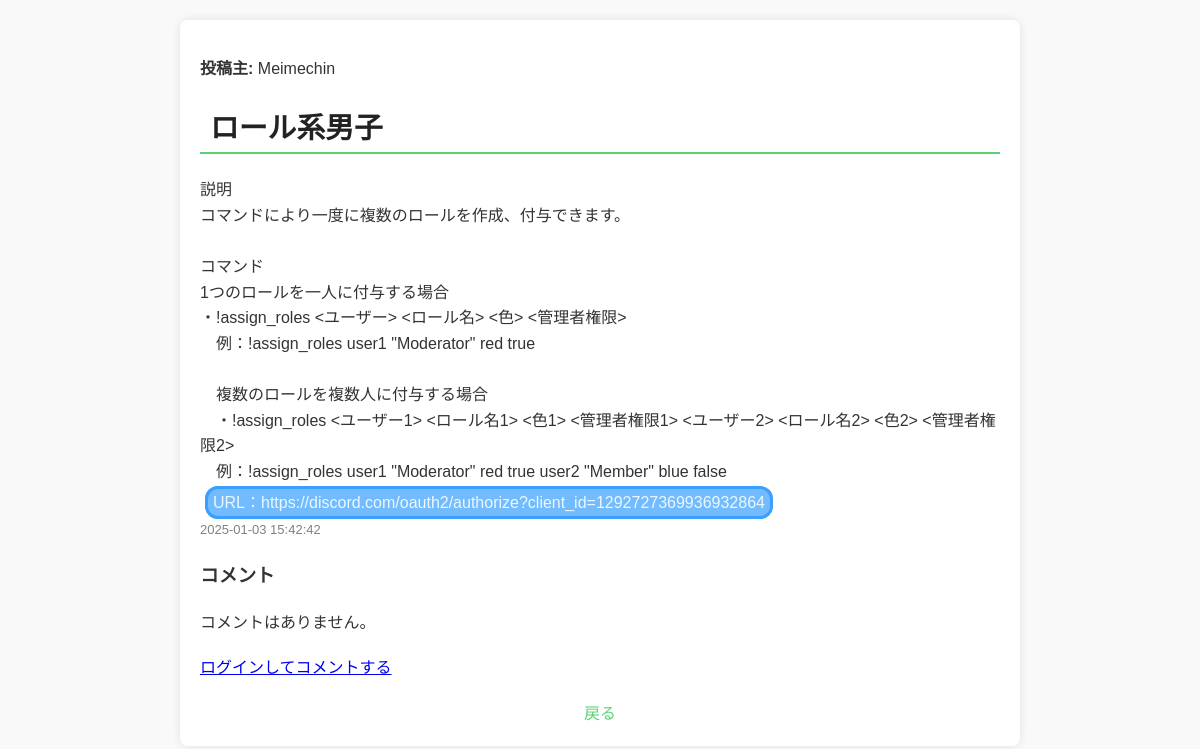
Screenshot of /post/2 with the database file from the repository.
### models.py (models this page shows, shortened)
class User(db.Model, UserMixin):
    id = db.Column(db.Integer, primary_key=True)
    username = db.Column(db.Text, unique=True, nullable=False)
    password = db.Column(db.LargeBinary, nullable=False)
    posts = db.relationship('Post', backref='author', lazy=True)

class Post(db.Model):
    id = db.Column(db.Integer, primary_key=True)
    type = db.Column(db.Integer, nullable=False, default=1)
    title = db.Column(db.Text, nullable=False)
    content = db.Column(db.Text, nullable=False)
    url = db.Column(db.Text, nullable=True)
    updated_at = db.Column(db.DateTime, nullable=False, default=datetime.utcnow)
    comments = db.relationship('Comment', backref='post', lazy=True, cascade="all, delete-orphan")
    user_id = db.Column(db.Integer, db.ForeignKey('user.id'), nullable=False)

### app.py (the view)
@app.route('/post/<int:post_id>', methods=['GET'])
def post_detail(post_id):
    post = Post.query.get(post_id)
    post.content = url_link(post.content)
    for comment in post.comments :
        comment.content = url_link(comment.content)
    if post.url == 'NULL':
        post.url = ''
    comments = Comment.query.filter_by(post_id=post_id).all()
    return render_template('post_detail.html', post=post, comments=comments)

### app.py (called while the page is built)
def url_link(content):
    pattern = r'(https?://[^\s]+)'
    return re.sub(pattern, r'<a href="\1" target="_blank">\1</a>', content).replace("\n", "<br>")

### templates/post_detail.html (shortened to what this page needs)
<!DOCTYPE html>
<html lang="ja">
<head>
    <link href="{{ url_for('static', filename='css/post_detail.css') }}" rel="stylesheet">
</head>
<body>
    <div class="container">
        <p><strong>投稿主:</strong> {{ post.author.username }}</p>
        <header>
            <h2>{{ post.title }}</h2>
        </header>
        <section class="post-info">
            <p>{{ post.content|safe }}</p>
            {% if post.url %}
                <p><a href="{{ post.url }}" target="_blank">URL：{{ post.url }}</a></p>
            {% endif %}
            <p id="data">{{ moment(post.updated_at).format('YYYY-MM-DD HH:mm:ss') }}</p>
        </section>
        <section class="comments">
            <h3>コメント</h3>
            {% if comments %}
                <ul>
                    {% for comment in comments %}
                        <li class="comment">
                            <p><strong>{{ comment.user.username }}:</strong> {{ comment.content|safe }}</p>
                        </li>
                    {% endfor %}
                </ul>
            {% else %}
                <p>コメントはありません。</p>
            {% endif %}
        </section>
        {% if session.user_id %}
            <section class="add-comment">
                <h4>コメントを追加する</h4>
                <form action="{{ url_for('comment', post_id=post.id) }}" method="post">
                    <textarea id="content" name="content" required></textarea>
                    <button type="submit">送信</button>
                </form>
            </section>
        {% else %}
            <p><a href="/login">ログインしてコメントする</a></p>
        {% endif %}
        <footer>
            <a href="/">戻る</a>
        </footer>
    </div>
</body>
</html>

### static/css/post_detail.css (style rules this page uses)
body { font-family: Arial, sans-serif; line-height: 1.6; margin: 0; padding: 0; background-color: #f9f9f9; color: #333; }
.container { max-width: 800px; min-width: 400px; margin: 20px auto; background: #fff; padding: 20px; box-shadow: 0 0 10px rgba(0, 0, 0, 0.1); border-radius: 8px; }
header { margin-bottom: 20px; }
header h2 { padding-left: 10px; border-bottom: 2px solid #59d371; font-size: 1.8em; color: #222; }
.post-info, .comments, .add-comment { margin-bottom: 20px; }
.post-info p { margin: 5px 0; }
.post-info #data { font-size: small; color:gray; }
.post-info a { color:#eaf8fe; background-color:#72bbff; border:3px solid #3aa0ff; margin:0px 5px; padding:5px; border-radius:13px; text-decoration: none; }
footer { text-align: center; margin-top: 20px; }
footer a { color: #59d371; text-decoration: none; }

### rows the page displays
User: author.username "Meimechin"
Post: title "ロール系男子", content "説明 コマンドにより一度に複数のロールを作成、付与できます。 コマンド 1つのロールを一人に付与する場合 ・!assign_roles <ユーザー> <ロール名> <色> <管理者権限> 例：!assign_roles user1 \"Moderator\" red true 複数のロールを複数人に付与する場合 ・!assign_roles <ユーザー1> <ロール名1> <色1> <管理者権限1> <ユーザー2> <ロール名2> <色2> <管理者権限2> 例：!assign_roles user1 \"Moderator\" red true user2 \"Member\" blue false", url "https://discord.com/oauth2/authorize?client_id=1292727369936932864", updated_at "2025-01-03 15:42:42"
